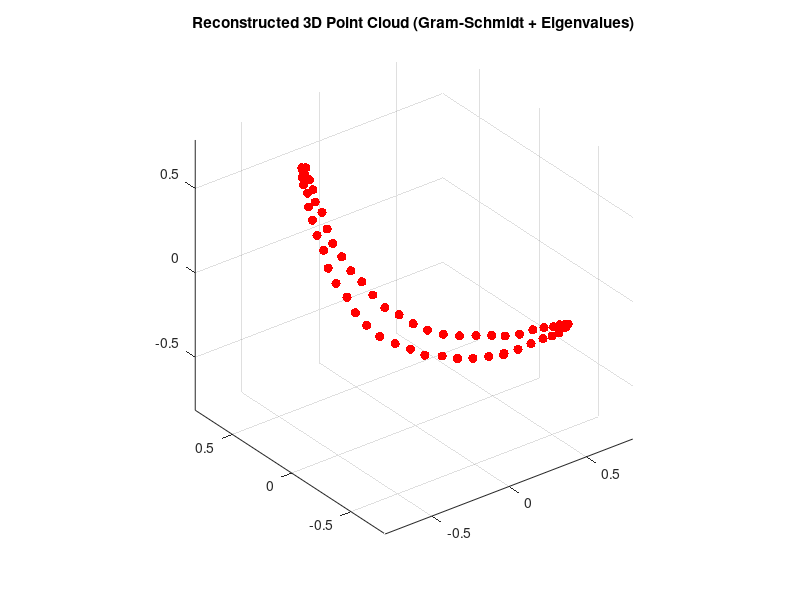

Write MATLAB code to recreate this figure.
%% 3D STRUCTURE FROM MOTION (SfM) & NUMERICAL IMAGE INTERPOLATION
% Author: M. Deniz Sepit — Electrical & Electronics Engineering (deniz.sepit@std.ieu.tr)
clear; clc; close all;

% 1. 3D Structure from Motion via Gram-Schmidt & Eigenvalue Decomposition
rng(7); num_pts = 60; num_frames = 12;
theta_gt = linspace(0, 2*pi, num_pts)';
X_true = [cos(theta_gt), sin(theta_gt), 0.5*sin(2*theta_gt)];
X_true = X_true - mean(X_true, 1);

W_meas = zeros(2*num_frames, num_pts);
for f = 1:num_frames
    az = (f-1)*(pi/10); el = 0.35*sin(f*0.4);
    R_cam = [cos(az), -sin(az), 0; sin(az)*cos(el), cos(az)*cos(el), -sin(el)];
    proj = R_cam * X_true' + 0.008*randn(2, num_pts);
    W_meas(2*f-1:2*f, :) = proj - mean(proj, 2);
end

[V_eig, D_eig] = eig(W_meas * W_meas');
[eig_vals, idx] = sort(diag(D_eig), 'descend');
U_3 = V_eig(:, idx(1:3)); S_3 = diag(sqrt(eig_vals(1:3)));
V_3 = (W_meas' * U_3) / S_3;
M_hat = U_3 * sqrt(S_3); S_hat = sqrt(S_3) * V_3';

% Gram-Schmidt Orthogonalization
Q_gs = zeros(3,3); A_ref = M_hat(1:3, 1:3);
for j = 1:3
    v_col = A_ref(:, j);
    for i = 1:(j-1), v_col = v_col - (Q_gs(:,i)'*A_ref(:,j))*Q_gs(:,i); end
    Q_gs(:, j) = v_col / norm(v_col);
end
X_recon = (Q_gs' * S_hat)';

% 2. Root-Finding (Newton-Raphson, Bisection, Secant) for Lens Calibration
k1 = 0.18; k2 = 0.05; r_d = 0.82;
f_lens = @(r) r + k1*r.^3 + k2*r.^5 - r_d;
df_lens = @(r) 1 + 3*k1*r.^2 + 5*k2*r.^4;
r_nr = 0.80;
while abs(f_lens(r_nr)) > 1e-10
    r_nr = r_nr - f_lens(r_nr)/df_lens(r_nr);
end

% 3. Bicubic & Lanczos-3 Spatial Interpolation Kernels
bicubic_k  = @(x) ((1.5*abs(x).^3 - 2.5*abs(x).^2 + 1).*(abs(x)<=1)) + ...
                  ((-0.5*abs(x).^3 + 2.5*abs(x).^2 - 4*abs(x) + 2).*(abs(x)>1 & abs(x)<2));
lanczos3_k = @(x) (x==0) + (x~=0 & abs(x)<3).*(3*sin(pi*x).*sin(pi*x/3))./(pi^2*x.^2+eps);

figure('Color','w');
scatter3(X_recon(:,1), X_recon(:,2), X_recon(:,3), 45, 'r', 'filled');
grid on; axis equal; title('Reconstructed 3D Point Cloud (Gram-Schmidt + Eigenvalues)');
